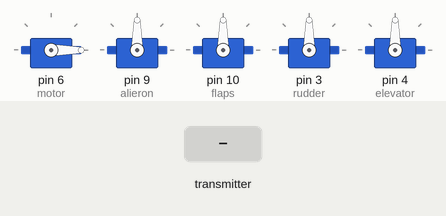
The sketch below on a simulated Arduino Uno, built with avr-gcc and run on an emulated ATmega328P. Shown: 5 × servo. Inputs (shaded band) come from the test bench. No radio packets arrive unless stated; what the sketch prints to the serial monitor is not drawn.

Above: at 1.2 s.
1.3 s: the transmitter starts sending controlData.3 = 1023
At 1.49 s:
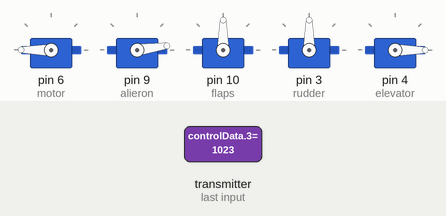
4.3 s: the transmitter starts sending controlData.0 = 256
At 5.12 s:
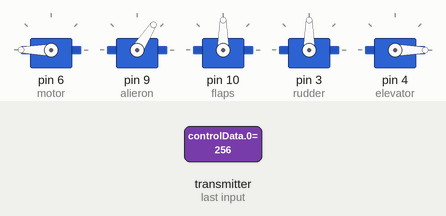
7.3 s: the transmitter starts sending controlData.2 = 512
At 8.11 s:
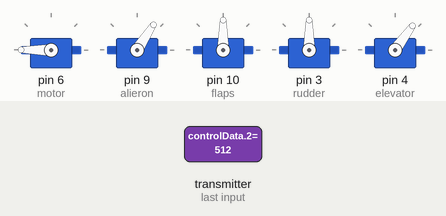
10.3 s: the transmitter starts sending controlData.0 = 0
At 10.5 s:
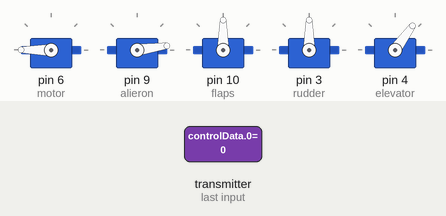
13.3 s: the transmitter starts sending controlData.4 = 256
At 14.74 s:
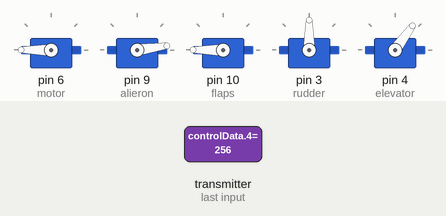
16.3 s: the transmitter starts sending controlData.2 = 256
At 16.78 s:
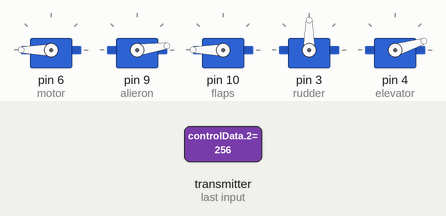
Timing chart, 0 to 20.3 s (numbered marks = the images above; inputs shaded):
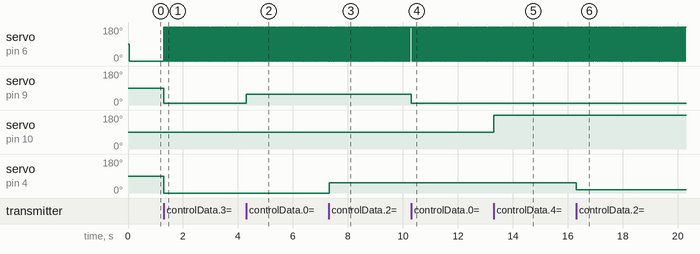

Measured:
- after the input at 1.3 s, servo on pin 6 (motor): alternates 180° for 0.04 s and 0° for 0.02 s, starting at once; servo on pin 9 (alieron): 90° → 8° at once; servo on pin 4 (elevator): 90° → 0° at once
- after the input at 4.3 s, servo on pin 9 (alieron): 8° → 57° at once
- after the input at 7.3 s, servo on pin 4 (elevator): 0° → 54° at once
- after the input at 10.3 s, servo on pin 9 (alieron): 57° → 8° at once
- after the input at 13.3 s, servo on pin 10 (flaps): 90° → 180° at once
- after the input at 16.3 s, servo on pin 4 (elevator): 54° → 17° at once

The sketch:

Receiver.ino
```cpp
#include <SPI.h>
#include <nRF24L01.h>
#include <RF24.h>
#include <Servo.h>


#define ALIERON 0
#define RUDDER 1
#define ELEVATOR 2
#define THROTTLE 3
#define FLAPS 4


RF24 radio(7, 8); // CE, CSN
const byte addresses[][6] = {"00001", "00002"};
Servo alieron;
Servo rudder;
Servo elevator;
Servo flaps;
Servo motor;

unsigned long int lastMessageTime;
int alieronAngle;
int rudderAngle;
int elevatorAngle;
int flapsAngle;
int motorAngle;
int rudderTest;

int controlData[5];
int batteryVoltage = 1115;

void setup() {
  Serial.begin(115200);
  motor.attach(6);
  alieron.attach(9);
  flaps.attach(10);
  rudder.attach(3);
  elevator.attach(4);

  radio.begin();
  radio.openWritingPipe(addresses[0]); // 00001
  radio.openReadingPipe(1, addresses[1]); // 00002
  radio.setPALevel(RF24_PA_MAX);
  lastMessageTime = millis();

}

void loop() {
  delay(5);
  radio.startListening();

  if ( radio.available()) {

    while (radio.available()) {

      radio.read(&controlData, sizeof(controlData));
      lastMessageTime = millis();


      alieronAngle = map(controlData[ALIERON],113,880,30,180);
      rudderAngle = map(controlData[RUDDER],100,837,55,120);
      elevatorAngle = map(controlData[ELEVATOR],282,913,20,116);
      motorAngle = map(controlData[THROTTLE],20,1023,0,180);
      flapsAngle = map(controlData[FLAPS],0,100,90,180);

      motor.write(motorAngle);
      alieron.write(alieronAngle);
      //rudder.write(rudderAngle);
      elevator.write(elevatorAngle);
      flaps.write(flapsAngle);


      //Serial.print(motorAngle);
      //Serial.print(",");
      //Serial.print(alieronAngle);
      //Serial.print(",");
      //Serial.print(rudderAngle);
      //Serial.print(",");
      //Serial.print(elevatorAngle);
      //Serial.print("-----");


    }
      delay(5);
    radio.stopListening();
    radio.write(&batteryVoltage, sizeof(batteryVoltage));
  }

    if (0) {
      Serial.print( millis() - lastMessageTime);
      Serial.print(", ");
      Serial.print(millis());
      Serial.print(", ");
      Serial.println(lastMessageTime);
    }
    if ((millis() - lastMessageTime) > 30) {
      Serial.println("ARGHHHH signal dropped! Motor speed set to 0");
      motor.write(0);
    }
    else{
      Serial.print(motorAngle);
      Serial.print(",");
      Serial.print(rudderAngle);
      Serial.print(",");
      Serial.print(elevatorAngle);
      Serial.print(",");
      Serial.print(alieronAngle);
      Serial.print(",");
      Serial.print(flapsAngle);
      Serial.print("\n");

    }


}
```
